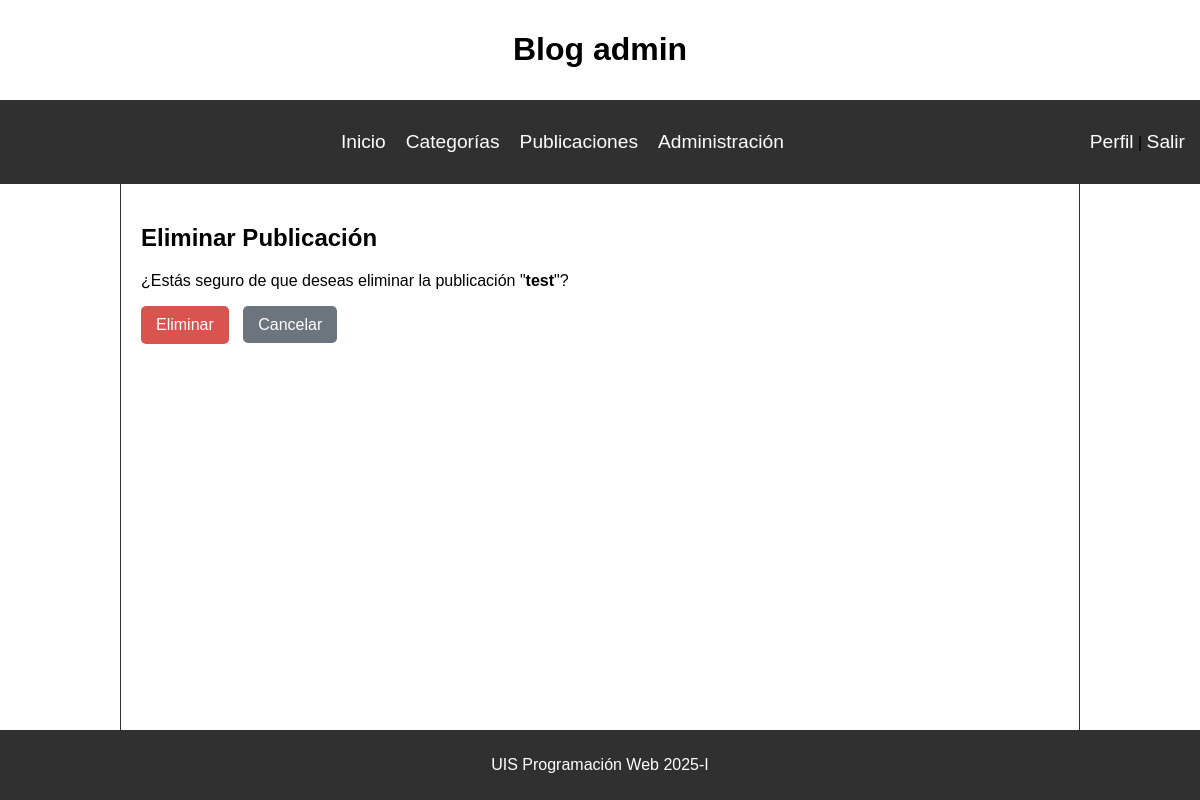
/publicaciones/eliminar/2/ (signed in), run on an earlier commit of the app's database.
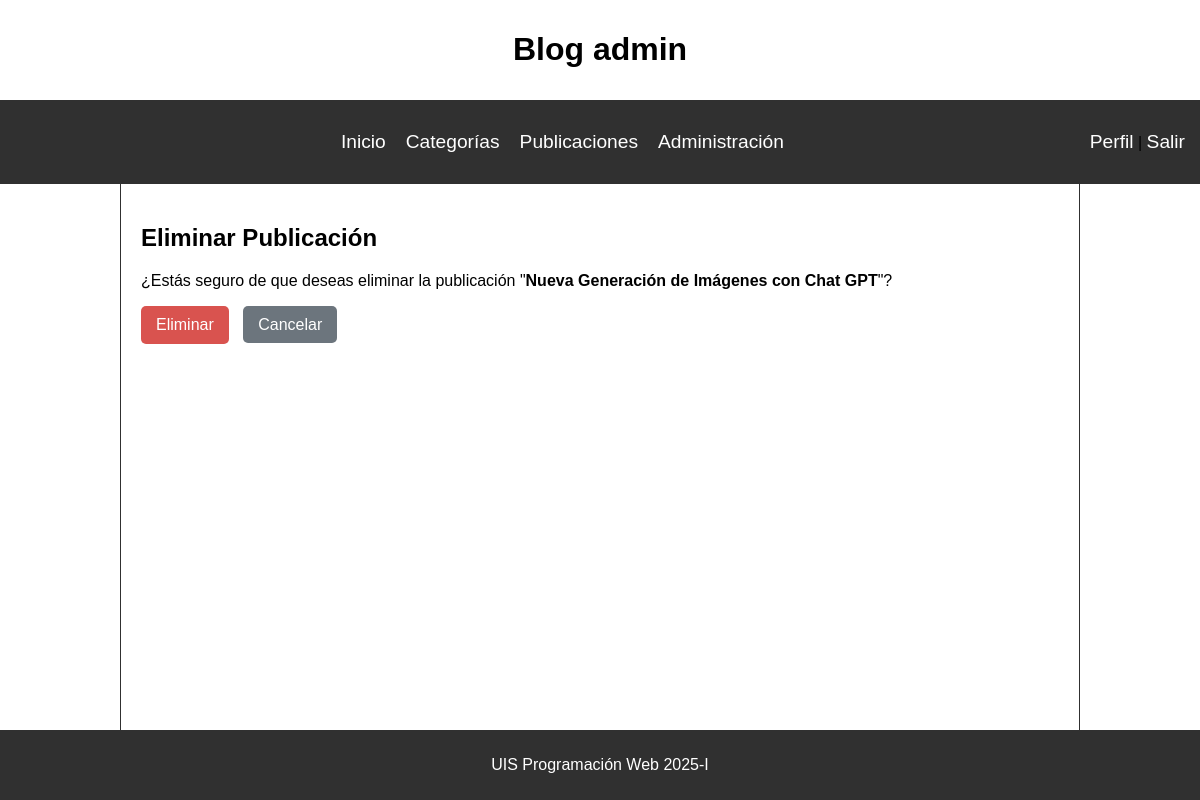
And on a later commit of the database.
### post/models.py (models this page shows, shortened)
class Post(models.Model):
    title = models.CharField(max_length=200)
    content = models.TextField()
    author = models.ForeignKey(User, on_delete=models.CASCADE)  # Relación con usuario
    category = models.ForeignKey(Category, on_delete=models.SET_NULL, null=True, blank=True)  # Relación con categoría
    created_at = models.DateTimeField(auto_now_add=True)
    updated_at = models.DateTimeField(auto_now=True)
    published = models.BooleanField(default=True)

### post/views.py (the view)
# urls.py: path('publicaciones/eliminar/<int:post_id>/', views.eliminar_publicacion, name='eliminar_publicacion'),
@login_required
def eliminar_publicacion(request, post_id):
    post = Post.objects.get(id=post_id)
    if request.method == 'POST':
        post.delete()
        return redirect('publicaciones')
    return render(request, 'post/borrar_publicacion.html', {'post': post})

### post/templates/post/borrar_publicacion.html (shortened to what this page needs)
{% extends 'post/base.html' %}
{% load static %}
{% block extra_head %}
<link rel="stylesheet" href="{% static 'post/css/borrar_publicacion.css' %}">
{% endblock extra_head%}
{% block content %}
<h1>Eliminar Publicación</h1>
<p>¿Estás seguro de que deseas eliminar la publicación "<strong>{{ post.title }}</strong>"?</p>
<form method="post">
    <button type="submit" class="btn-eliminar">Eliminar</button>
    <a href="{% url 'publicaciones' %}" class="btn-cancelar">Cancelar</a>
</form>
{% endblock content%}

What changed in the data, as far as the page shows it:
changed Post: title "test" → "Nueva Generación de Imágenes con Chat GPT"
